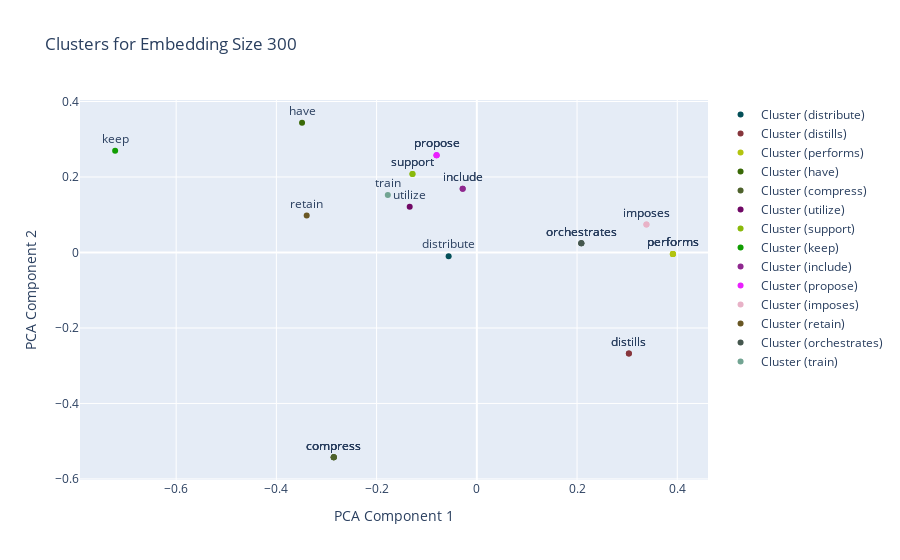
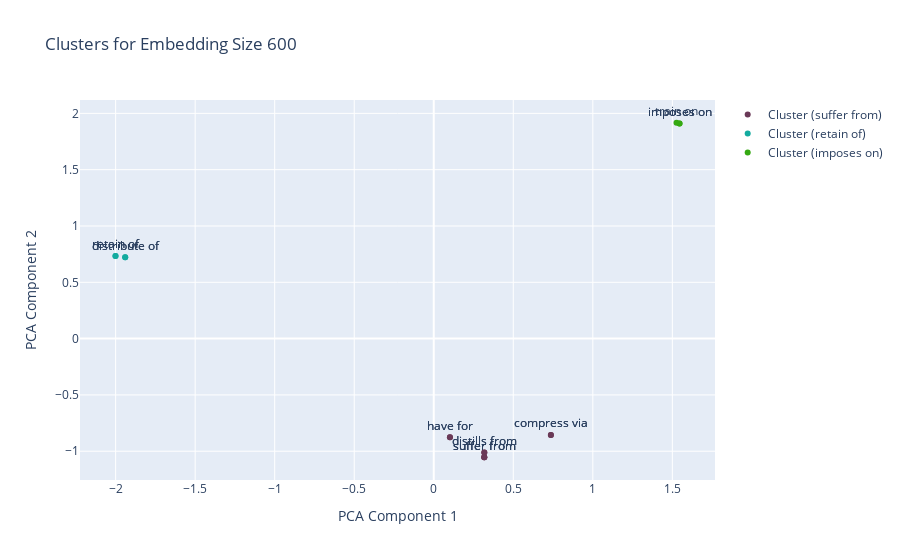

Notebook source saved alongside these figures, in order:
### Code cell
from process_graph.edges_clustering import plot_clusters_with_pca

plot_clusters_with_pca(graph.edges, edge_label_map)

### Figure 1 — Plotly figure (JSON) as saved in the notebook; plotly's stock layout.template omitted (floating-point values rounded to 4 significant figures)
{"data": [{"marker": {"color": "rgb(4, 79, 88)"}, "mode": "markers+text", "name": "Cluster (distribute)", "text": ["distribute"], "textposition": "top center", "type": "scatter", "x": [-0.05622], "y": [-0.009872]}, {"marker": {"color": "rgb(135, 54, 60)"}, "mode": "markers+text", "name": "Cluster (distills)", "text": ["distills", "distills"], "textposition": "top center", "type": "scatter", "x": [0.3034, 0.3034], "y": [-0.2677, -0.2677]}, {"marker": {"color": "rgb(179, 196, 15)"}, "mode": "markers+text", "name": "Cluster (performs)", "text": ["performs", "performs", "performs", "performs"], "textposition": "top center", "type": "scatter", "x": [0.3912, 0.3912, 0.3912, 0.3912], "y": [-0.004346, -0.004346, -0.004346, -0.004346]}, {"marker": {"color": "rgb(57, 105, 6)"}, "mode": "markers+text", "name": "Cluster (have)", "text": ["have"], "textposition": "top center", "type": "scatter", "x": [-0.3488], "y": [0.3437]}, {"marker": {"color": "rgb(78, 98, 44)"}, "mode": "markers+text", "name": "Cluster (compress)", "text": ["compress", "compress", "compress", "compress"], "textposition": "top center", "type": "scatter", "x": [-0.2855, -0.2855, -0.2855, -0.2855], "y": [-0.5425, -0.5425, -0.5425, -0.5425]}, {"marker": {"color": "rgb(112, 8, 101)"}, "mode": "markers+text", "name": "Cluster (utilize)", "text": ["utilize"], "textposition": "top center", "type": "scatter", "x": [-0.134], "y": [0.1213]}, {"marker": {"color": "rgb(138, 185, 11)"}, "mode": "markers+text", "name": "Cluster (support)", "text": ["support", "support"], "textposition": "top center", "type": "scatter", "x": [-0.1284, -0.1284], "y": [0.2079, 0.2079]}, {"marker": {"color": "rgb(17, 157, 2)"}, "mode": "markers+text", "name": "Cluster (keep)", "text": ["keep"], "textposition": "top center", "type": "scatter", "x": [-0.7218], "y": [0.2697]}, {"marker": {"color": "rgb(143, 40, 143)"}, "mode": "markers+text", "name": "Cluster (include)", "text": ["include", "include"], "textposition": "top center", "type": "scatter", "x": [-0.02823, -0.02823], "y": [0.1688, 0.1688]}, {"marker": {"color": "rgb(234, 32, 254)"}, "mode": "markers+text", "name": "Cluster (propose)", "text": ["propose", "propose", "propose"], "textposition": "top center", "type": "scatter", "x": [-0.08033, -0.08033, -0.08033], "y": [0.2576, 0.2576, 0.2576]}, {"marker": {"color": "rgb(232, 178, 199)"}, "mode": "markers+text", "name": "Cluster (imposes)", "text": ["imposes", "imposes"], "textposition": "top center", "type": "scatter", "x": [0.3385, 0.3385], "y": [0.07418, 0.07418]}, {"marker": {"color": "rgb(105, 87, 36)"}, "mode": "markers+text", "name": "Cluster (retain)", "text": ["retain"], "textposition": "top center", "type": "scatter", "x": [-0.3395], "y": [0.09812]}, {"marker": {"color": "rgb(69, 87, 78)"}, "mode": "markers+text", "name": "Cluster (orchestrates)", "text": ["orchestrates", "orchestrates", "orchestrates"], "textposition": "top center", "type": "scatter", "x": [0.2085, 0.2085, 0.2085], "y": [0.02429, 0.02429, 0.02429]}, {"marker": {"color": "rgb(114, 164, 146)"}, "mode": "markers+text", "name": "Cluster (train)", "text": ["train"], "textposition": "top center", "type": "scatter", "x": [-0.1776], "y": [0.1525]}], "layout": {"hovermode": "closest", "title": {"text": "Clusters for Embedding Size 300"}, "xaxis": {"title": {"text": "PCA Component 1"}}, "yaxis": {"title": {"text": "PCA Component 2"}}}}

### Figure 2 — Plotly figure (JSON) as saved in the notebook; plotly's stock layout.template omitted (floating-point values rounded to 4 significant figures)
{"data": [{"marker": {"color": "rgb(106, 57, 87)"}, "mode": "markers+text", "name": "Cluster (suffer from)", "text": ["have for", "have for", "distills from", "distills from", "suffer from", "suffer from", "suffer from", "compress via", "compress via"], "textposition": "top center", "type": "scatter", "x": [0.1018, 0.1018, 0.3178, 0.3178, 0.3176, 0.3176, 0.3176, 0.7365, 0.7365], "y": [-0.8765, -0.8765, -1.012, -1.012, -1.053, -1.053, -1.053, -0.856, -0.856]}, {"marker": {"color": "rgb(20, 171, 159)"}, "mode": "markers+text", "name": "Cluster (retain of)", "text": ["distribute of", "distribute of", "retain of", "retain of"], "textposition": "top center", "type": "scatter", "x": [-1.94, -1.94, -2.001, -2.001], "y": [0.7222, 0.7222, 0.7342, 0.7342]}, {"marker": {"color": "rgb(53, 169, 18)"}, "mode": "markers+text", "name": "Cluster (imposes on)", "text": ["imposes on", "imposes on", "train on"], "textposition": "top center", "type": "scatter", "x": [1.545, 1.545, 1.526], "y": [1.91, 1.91, 1.917]}], "layout": {"hovermode": "closest", "title": {"text": "Clusters for Embedding Size 600"}, "xaxis": {"title": {"text": "PCA Component 1"}}, "yaxis": {"title": {"text": "PCA Component 2"}}}}
